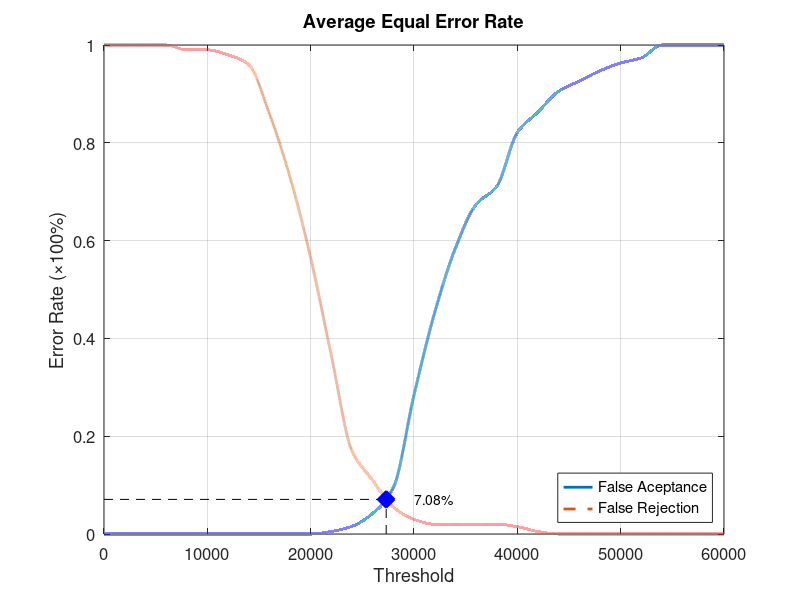
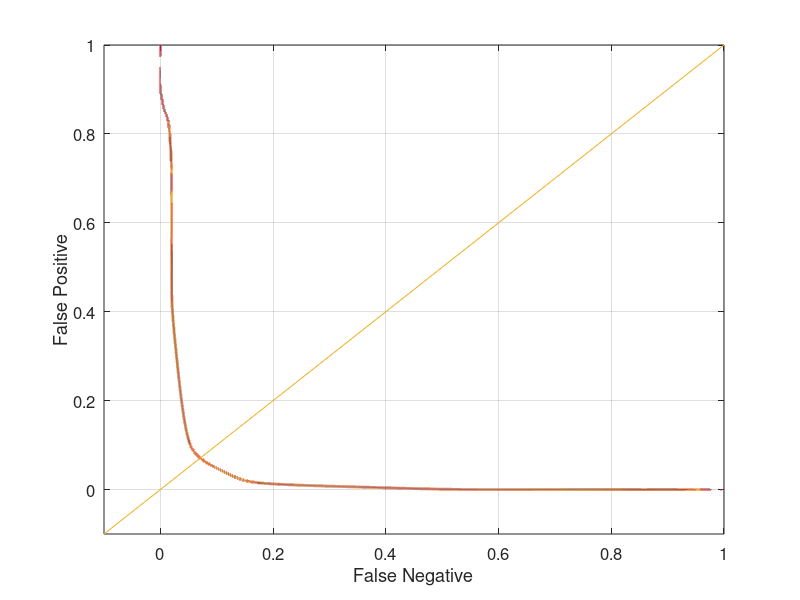

Write the MATLAB code that produced these figures, in order.
function yEER = Database3_4
close all;
clear;
clc;
x = 0:2000:60000;
xq = 0:0.5:60000;

y0 = [0 0 0 0 0 0 0 0 0 0 0 0.00526316 0.0157895 0.0421053 0.0947368 0.284211 0.452632 0.584211 0.673684 0.710526 0.821053 0.863158 0.905263 0.926316 0.947368 0.963158 0.973684 1 1 1 1];
yy0 = interp1(x, y0, xq, 'pchip');
y1 = [1 1 1 1 0.99 0.99 0.98 0.96 0.86 0.73 0.565 0.365 0.17 0.11 0.055 0.03 0.02 0.02 0.02 0.02 0.015 0.005 0 0 0 0 0 0 0 0 0];
yy1 = interp1(x, y1, xq, 'pchip');

% Calculating EER: 
y2 = abs(y0 - y1);
find(y2 == min(y2))
yy2 = abs(yy0 - yy1);
xEER = find(yy2 == min(yy2));
xEERIndex = xq(xEER) % X-axis EER
yEER = yy0(xEER) % Y-axis EER

main = figure
plot(xq, yy0,'-','LineWidth', 2);	hold on
plot(xq, yy1,'--','LineWidth', 2);	hold on
plot([xEERIndex xEERIndex], [0 yEER], 'k--');	hold on
plot([0 xEERIndex], [yEER yEER], 'k--');	hold on
plot(xEERIndex, yEER, 'bx', 'LineWidth', 10);	hold on
text(xEERIndex + 10 * xEERIndex / 100, yEER, [num2str(round((10000 * yEER)) / 100) '%'])
legend('False Aceptance', 'False Rejection', 'Location', 'SouthEast')
xlabel('Threshold')
ylabel('Error Rate (\times100%)')
title('Average Equal Error Rate')
set(gca, 'FontSize', 12)
axis([0 60000 0 1])
grid on

print(main, 'Database3_4Main', '-dpng');
FNRxFPR = figure('Color', [1 1 1]);
plot(yy1, yy0, '-', yy1, yy0, 'LineWidth', 2);
hold on
y = -0.1:0.1:1
plot(y, y); 
set(gca, 'FontSize', 12)
xlabel('False Negative')
ylabel('False Positive')
axis([-0.1 1 -0.1 1])
set(gca, 'FontSize', 12)
grid on

print(FNRxFPR, 'Database3_4FNRxFPR','-dpng');
end
